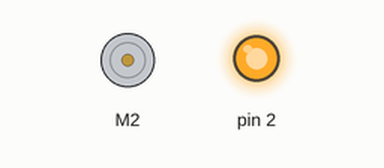
A sketch run on a simulated Arduino Uno, built with avr-gcc and run on an emulated ATmega328P. Parts: DC motor (green arrow = forward, orange = backward, longer = faster), output pins drawn as LEDs (lit = HIGH).

Above: at 0.1 s.
Timing chart, 0 to 1.6 s (numbered marks = the images above):
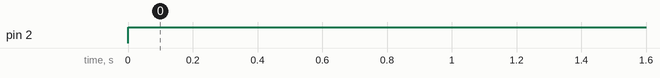

Measured:
- by itself, pin 2: LOW → HIGH at 0.00 s

The sketch:

motor.ino
```cpp
#include<AFMotor.h>

AF_DCMotor motor3(2,MOTOR12_1KHZ);

void setup()
{
  // put your setup code here, to run once:


}

void loop()
{

    analogWrite(2,150);
    motor3.run(FORWARD);
    delay(300);


  }
```
